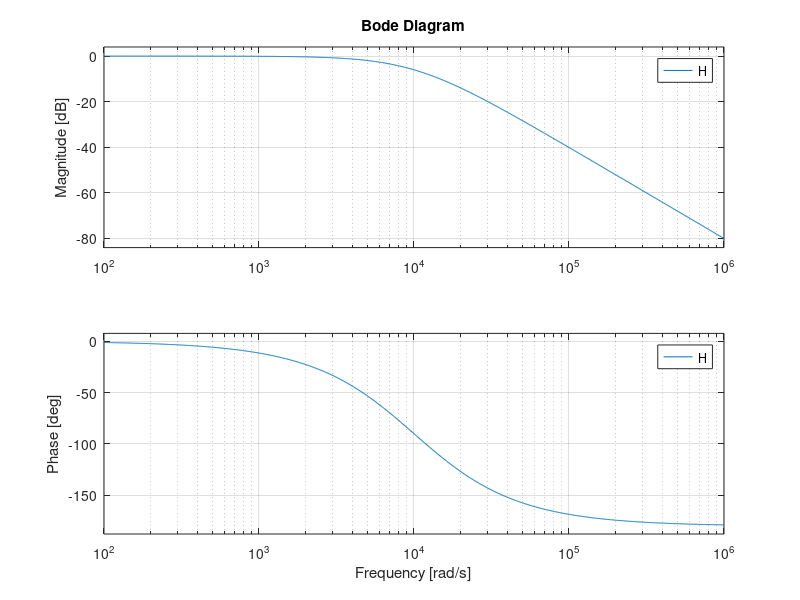

Source code (MATLAB): (Note: this script raises an error after producing the figure.)
%% Experiment Three: Modeling of Sallen-Key Low Pass Filter

%% Variables
R1 = 10e3;
R2 = 10e3;
R3 = 10e3;
R4 = 10;
RL = 1e3;

C1 = 10e-9;
C2 = 10e-9;

K = 1;

%% Transfer Function

num = [K/(R1*R2*C1*C2)];
den = [1 (R1*C1+R2*C1+R1*C2*(1-K))/(R1*R2*C1*C2) 1/(R1*R2*C1*C2)];

H = tf(num, den)

%% Poles, Zeros, Gain

[z,p,k] = tf2zp(num,den)

%% Pole Zero Plot

pzmap(H)

%% Bode Plot

bode(H)

%% State Space 2

[A,B,C,D] = tf2ss(num,den);
SS2 = ss(A,B,C,D)

size(SS2)

%% State Space 1

P = [0 1; -1e8 -2e4];
Q = [0; 1e8];
R = [1 0];
S = [0];

SS1 = ss(P,Q,R,S)

%% State Space to Transfer Function

[nu,de] = ss2tf(P,Q,R,S);

G = tf(nu,de)

%% Step Response

stepplot(H,0.001)

%% Credits
% 
% * *Muhammad Abdullah*
% * *2015-EE-166*
% 